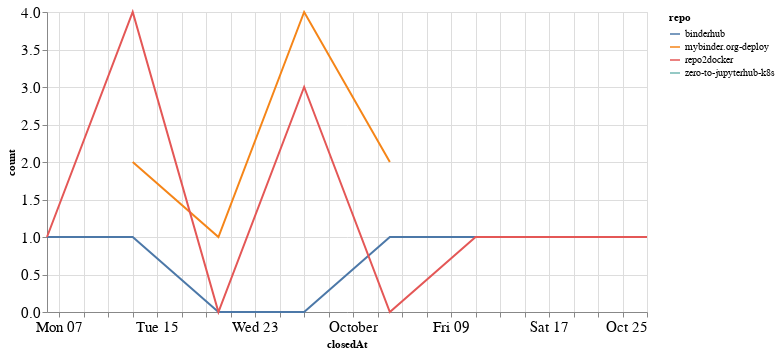

Notebook code cell kept with this figure:
### Code cell
closed_by_time = closed_by.groupby('repo').resample('W', on='closedAt').count()['author'].reset_index()
closed_by_time = closed_by_time.rename(columns={'author': 'count'})

alt.Chart(closed_by_time, width=600).mark_line().encode(
    x='closedAt',
    y='count',
    color='repo',
    tooltip="repo"
)

### Figure 1 — Vega-Lite specification as saved in the notebook (floating-point values rounded to 4 significant figures)
{"config": {"axisLeft": {"labelFontSize": 15}, "axisBottom": {"labelFontSize": 15}}, "data": {"name": "data-92041f359e4b3a5339658139b7331a14"}, "mark": "line", "encoding": {"color": {"type": "nominal", "field": "repo"}, "tooltip": {"type": "nominal", "field": "repo"}, "x": {"type": "temporal", "field": "closedAt"}, "y": {"type": "quantitative", "field": "count"}}, "width": 600, "$schema": "https://vega.github.io/schema/vega-lite/v4.8.1.json", "datasets": {"data-92041f359e4b3a5339658139b7331a14": [{"repo": "binderhub", "closedAt": "2020-09-06T00:00:00", "count": 1}, {"repo": "binderhub", "closedAt": "2020-09-13T00:00:00", "count": 1}, {"repo": "binderhub", "closedAt": "2020-09-20T00:00:00", "count": 0}, {"repo": "binderhub", "closedAt": "2020-09-27T00:00:00", "count": 0}, {"repo": "binderhub", "closedAt": "2020-10-04T00:00:00", "count": 1}, {"repo": "binderhub", "closedAt": "2020-10-11T00:00:00", "count": 1}, {"repo": "mybinder.org-deploy", "closedAt": "2020-09-13T00:00:00", "count": 2}, {"repo": "mybinder.org-deploy", "closedAt": "2020-09-20T00:00:00", "count": 1}, {"repo": "mybinder.org-deploy", "closedAt": "2020-09-27T00:00:00", "count": 4}, {"repo": "mybinder.org-deploy", "closedAt": "2020-10-04T00:00:00", "count": 2}, {"repo": "repo2docker", "closedAt": "2020-09-06T00:00:00", "count": 1}, {"repo": "repo2docker", "closedAt": "2020-09-13T00:00:00", "count": 4}, {"repo": "repo2docker", "closedAt": "2020-09-20T00:00:00", "count": 0}, {"repo": "repo2docker", "closedAt": "2020-09-27T00:00:00", "count": 3}, {"repo": "repo2docker", "closedAt": "2020-10-04T00:00:00", "count": 0}, {"repo": "repo2docker", "closedAt": "2020-10-11T00:00:00", "count": 1}, {"repo": "repo2docker", "closedAt": "2020-10-18T00:00:00", "count": 1}, {"repo": "repo2docker", "closedAt": "2020-10-25T00:00:00", "count": 1}, {"repo": "zero-to-jupyterhub-k8s", "closedAt": "2020-10-18T00:00:00", "count": 1}]}}
